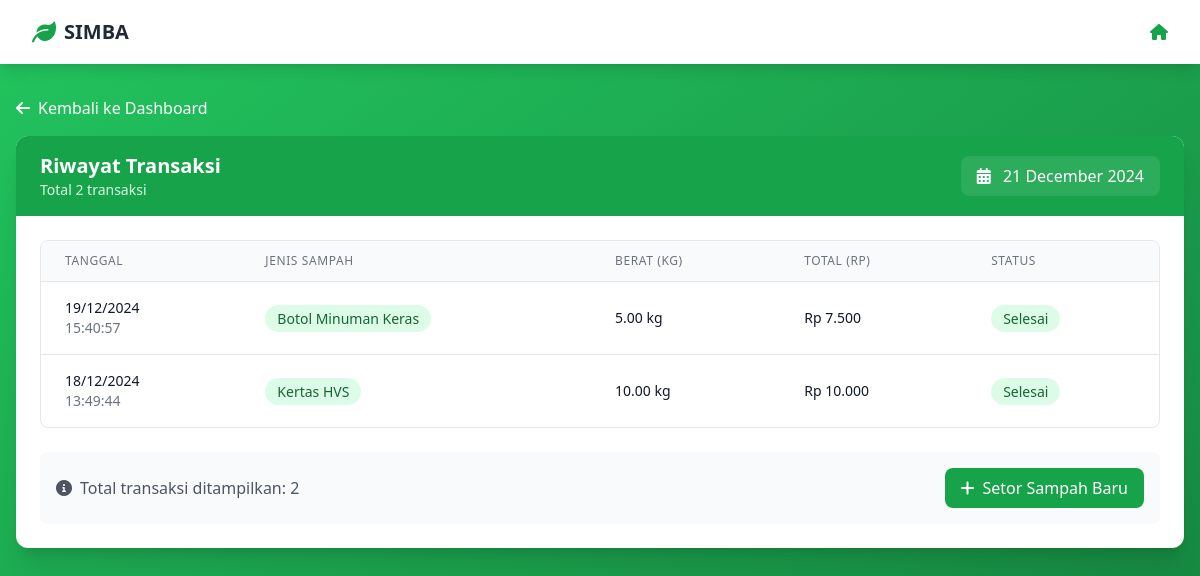
Page /bank_sampah/transaksi.php (signed in) on the committed database.
### tables this page shows
CREATE TABLE `transaksi` (
  `id` int(11) NOT NULL,
  `tanggal` datetime NOT NULL,
  `idNasabah` int(11) DEFAULT NULL,
  `idSampah` int(11) DEFAULT NULL,
  `berat` decimal(10,2) DEFAULT NULL,
  `total` decimal(10,2) DEFAULT NULL
);

CREATE TABLE `sampah` (
  `id` int(11) NOT NULL,
  `jenis` varchar(100) NOT NULL,
  `harga` decimal(10,2) NOT NULL,
  `kategori` varchar(255) DEFAULT NULL
);

### bank_sampah/transaksi.php (the view, shortened to what this page needs)
<?php
require_once 'config.php';
$user_id = $_SESSION['user_id'];
$role = $_SESSION['role'];
$query_transaksi = "SELECT
    t.id,
    t.tanggal,
    s.jenis as jenis_sampah,
    t.berat,
    t.total,
    n.nama as nama_nasabah
    FROM transaksi t
    JOIN sampah s ON t.idSampah = s.id
    JOIN nasabah n ON t.idNasabah = n.id";
if ($role == 'nasabah') {
    $query_transaksi .= " WHERE t.idNasabah = ?";
}
$query_transaksi .= " ORDER BY t.tanggal DESC";
$stmt = $conn->prepare($query_transaksi);
if ($role == 'nasabah') {
    $stmt->bind_param("i", $user_id);
}
$stmt->execute();
$result_transaksi = $stmt->get_result();
$total_transaksi = $result_transaksi->num_rows;
?>
<!DOCTYPE html>
<html lang="id">
<head>
    <script src="https://cdn.tailwindcss.com"></script>
    <link href="https://cdnjs.cloudflare.com/ajax/libs/font-awesome/6.0.0/css/all.min.css" rel="stylesheet">
</head>
<body class="bg-gradient-to-br from-green-500 to-green-700 min-h-screen">
    <nav class="bg-white shadow-lg">
        <div class="max-w-7xl mx-auto px-4 sm:px-6 lg:px-8">
            <div class="flex justify-between h-16">
                <div class="flex items-center">
                    <i class="fas fa-leaf text-green-600 text-2xl mr-2"></i>
                    <span class="text-xl font-semibold text-gray-800">SIMBA</span>
                </div>
                <div class="flex items-center space-x-4">
                <a href="index.php" class="text-green-600 hover:text-green-700">
                        <i class="fas fa-home"></i>
                    </a>
                </div>
            </div>
        </div>
    </nav>
    <div class="max-w-7xl mx-auto mt-8 px-4">
           <div class="mb-4">
            <a href="index.php" class="inline-flex items-center text-white hover:text-green-100">
                <i class="fas fa-arrow-left mr-2"></i>
                Kembali ke Dashboard
            </a>
        </div>
        <div class="bg-white rounded-xl shadow-xl overflow-hidden">
                      <div class="bg-green-600 text-white px-6 py-4">
                <div class="flex justify-between items-center">
                    <div>
                        <h2 class="text-xl font-semibold">Riwayat Transaksi</h2>
                        <p class="text-green-100 text-sm">Total <?php echo $total_transaksi; ?> transaksi</p>
                    </div>
                    <div class="bg-white/10 px-4 py-2 rounded-lg backdrop-blur-sm">
                        <i class="fas fa-calendar-alt mr-2"></i>
                        <?php echo date('d F Y'); ?>
                    </div>
                </div>
            </div>
            <div class="p-6">
                <div class="bg-white border border-gray-200 rounded-lg overflow-hidden">
                    <div class="overflow-x-auto">
                        <table class="w-full">
                            <thead class="bg-gray-50">
                                <tr>
                                    <th class="px-6 py-3 text-left text-xs font-medium text-gray-500 uppercase tracking-wider border-b">Tanggal</th>
                                    <th class="px-6 py-3 text-left text-xs font-medium text-gray-500 uppercase tracking-wider border-b">Jenis Sampah</th>
                                    <th class="px-6 py-3 text-left text-xs font-medium text-gray-500 uppercase tracking-wider border-b">Berat (kg)</th>
                                    <th class="px-6 py-3 text-left text-xs font-medium text-gray-500 uppercase tracking-wider border-b">Total (Rp)</th>
                                    <th class="px-6 py-3 text-left text-xs font-medium text-gray-500 uppercase tracking-wider border-b">Status</th>
                                </tr>
                            </thead>
                            <tbody class="divide-y divide-gray-200">
                                <?php while($transaksi = $result_transaksi->fetch_assoc()): ?>
                                <tr class="hover:bg-gray-50 transition-colors">
                                    <td class="px-6 py-4 whitespace-nowrap">
                                        <div class="text-sm text-gray-900">
                                            <?php echo date('d/m/Y', strtotime($transaksi['tanggal'])); ?>
                                        </div>
                                        <div class="text-sm text-gray-500">
                                            <?php echo date('H:i:s', strtotime($transaksi['tanggal'])); ?>
                                        </div>
                                    </td>
                                    <td class="px-6 py-4 whitespace-nowrap">
                                        <span class="px-3 py-1 text-sm font-medium rounded-full bg-green-100 text-green-800">
                                            <?php echo htmlspecialchars($transaksi['jenis_sampah']); ?>
                                        </span>
                                    </td>
                                    <td class="px-6 py-4 whitespace-nowrap">
                                        <div class="text-sm text-gray-900">
                                            <?php echo number_format($transaksi['berat'], 2); ?> kg
                                        </div>
                                    </td>
                                    <td class="px-6 py-4 whitespace-nowrap">
                                        <div class="text-sm font-medium text-gray-900">
                                            Rp <?php echo number_format($transaksi['total'], 0, ',', '.'); ?>
                                        </div>
                                    </td>
                                    <td class="px-6 py-4 whitespace-nowrap">
                                        <span class="px-3 py-1 text-sm font-medium rounded-full bg-green-100 text-green-800">
                                            Selesai
                                        </span>
                                    </td>
                                </tr>
                                <?php endwhile; ?>
                            </tbody>
                        </table>
                    </div>
                </div>
                <div class="mt-6 bg-gray-50 rounded-lg p-4">
                    <div class="flex items-center justify-between">
                        <div class="flex items-center space-x-2 text-gray-600">
                            <i class="fas fa-info-circle"></i>
                            <span>Total transaksi ditampilkan: <?php echo $total_transaksi; ?></span>
                        </div>
                        <?php if($role == 'nasabah'): ?>
                        <a href="setor.php" class="inline-flex items-center px-4 py-2 bg-green-600 text-white rounded-lg hover:bg-green-700 transition-colors">
                            <i class="fas fa-plus mr-2"></i>
                            Setor Sampah Baru
                        </a>
                        <?php endif; ?>
                    </div>
                </div>
            </div>
        </div>
    </div>
</body>
</html>

### rows in the picture
transaksi: tanggal "19/12/2024", tanggal "15:40:57", idSampah.jenis "Botol Minuman Keras", berat "5.00", total "7.500"
transaksi: tanggal "18/12/2024", tanggal "13:49:44", idSampah.jenis "Kertas HVS", berat "10.00", total "10.000"

### other values in the picture
$total_transaksi "2"
